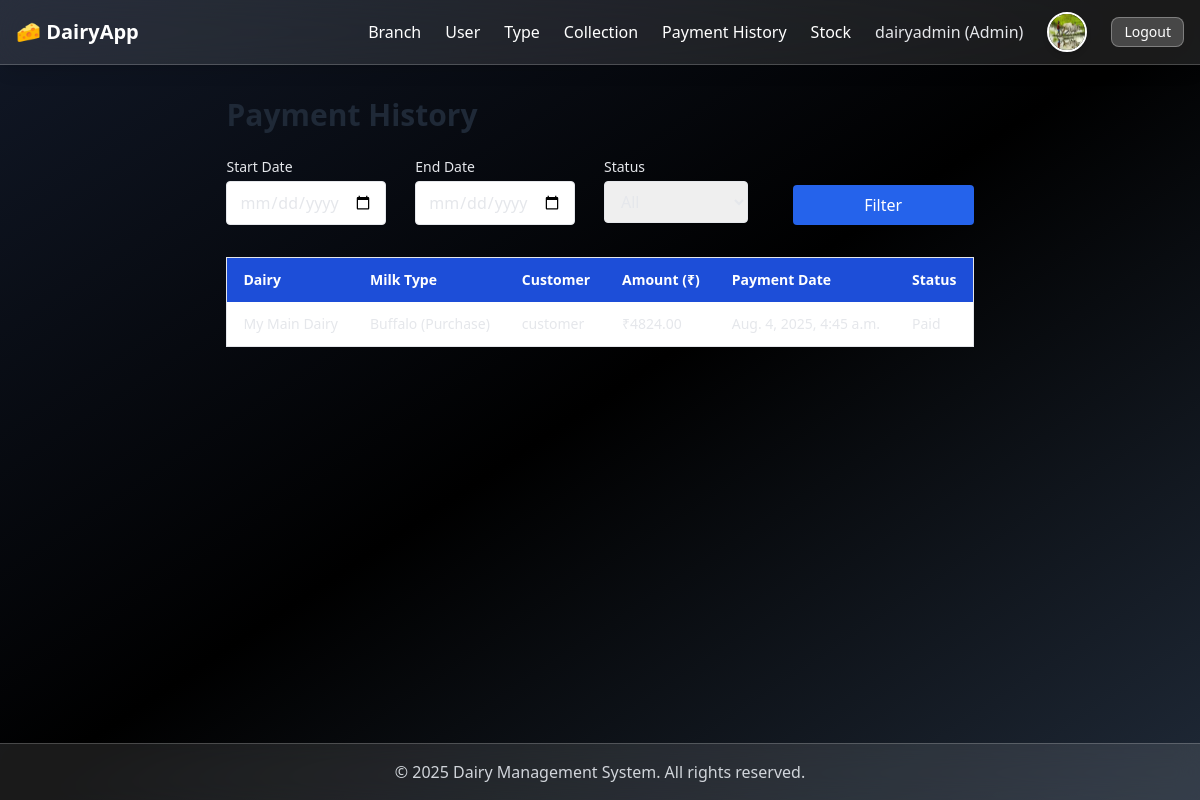
Page /payment-history/ (signed in) on the committed database.
### mainapp/models.py (models this page shows, shortened)
class User(AbstractUser):
    Role = (
        ('SuperAdmin','SuperAdmin'),
        ('Admin','Admin'),
        ('Customer','Customer'),
        ('Manager','Manager'),
    )
    mobile = models.CharField(max_length=12)
    address = models.CharField(max_length=1000,null =True,blank=True)
    role = models.CharField(max_length=12,choices=Role,default='Admin')
    is_active = models.BooleanField(default=True)
    profile_image = models.ImageField(upload_to='profile_images/', null=True, blank=True)
    created_at = models.DateTimeField(auto_now_add=True)

class PaymentHistory(models.Model):
    collection = models.ForeignKey(MilkCollection, on_delete=models.CASCADE, related_name='payment_history')
    payment_date = models.DateTimeField(auto_now_add=True)
    amount = models.DecimalField(max_digits=8, decimal_places=2)
    status = models.CharField(max_length=12, choices=[('Paid', 'Paid'), ('Unpaid', 'Unpaid')], default='Unpaid')

class MilkCollection(models.Model):
    TYPE = (
        ('Sale','Sale'),
        ('Purchase','Purchase'),
    )
    dairy = models.ForeignKey(Dairy, on_delete=models.CASCADE)
    milk_type = models.CharField(max_length=100)
    quantity = models.FloatField()
    type = models.CharField(max_length=12,choices=TYPE,default='Sale')
    collection_date = models.DateField(auto_now_add=True)
    userprofile = models.ForeignKey(DairyUserProfile, on_delete=models.CASCADE,null=True,blank=True)
    is_paid = models.BooleanField(default=False)
    amount = models.DecimalField(max_digits=8, decimal_places=2, null=True, blank=True)
    payment_date = models.DateTimeField(null=True, blank=True)

class Dairy(models.Model):
    TYPE = (
        ('Main','Main'),
        ('Branch','Branch'),
    )
    main_dairy = models.ForeignKey(MainDairy, on_delete=models.CASCADE,related_name='main_dairy',null=True,blank=True)
    user = models.OneToOneField(User, on_delete=models.CASCADE,related_name='dairy')  #Admin or Manager
    role = models.CharField(max_length=12,choices=TYPE,default='Main')
    name = models.CharField(max_length=255)
    is_main = models.BooleanField(default=False)
    created_at = models.DateTimeField(auto_now_add=True)

class DairyUserProfile(models.Model):
    user = models.OneToOneField(User, on_delete=models.CASCADE,related_name='dairy_profile')
    dairy = models.ForeignKey(Dairy, on_delete=models.CASCADE,related_name='dairy_profile')

### mainapp/views.py (the view)
# urls.py: path('payment-history/', views.payment_history, name='payment_history'),
@login_required
def payment_history(request):
    user = request.user
    dairy = getattr(user, 'dairy', getattr(user, 'dairy_profile', None).dairy)
    start_date = request.GET.get('start_date', '')
    end_date = request.GET.get('end_date', '')
    status = request.GET.get('status', '')
    if user.role == 'Admin':
        main_dairy = dairy.main_dairy
        dairies = Dairy.objects.filter(main_dairy=main_dairy)
        payment_history = PaymentHistory.objects.filter(collection__dairy__in = dairies)
    elif user.role == 'Manager':
        dairies = [dairy]
        payment_history = PaymentHistory.objects.filter(collection__dairy = dairy)
    else:
        dairies = [dairy]
        payment_history = PaymentHistory.objects.filter(collection__userprofile=request.user.dairy_profile.id)
    if start_date:
        payment_history = payment_history.filter(payment_date__gte=start_date)
    if end_date:
        payment_history = payment_history.filter(payment_date__lte=end_date)
    if status:
        payment_history = payment_history.filter(status=status)
    return render(request, 'mainapp/payment_history.html', {
        'payment_history': payment_history,
        'start_date': start_date,
        'end_date': end_date,
        'status': status
    })

### dairy/mainapp/templates/mainapp/payment_history.html (shortened to what this page needs)
{% extends 'base.html' %}
{% block content %}
<h2 class="text-3xl font-bold mb-6 text-gray-800">Payment History</h2>
<form method="get" class="grid grid-cols-1 md:grid-cols-4 gap-2 mb-8">
    <div>
        <label class="block text-sm font-medium mb-1">Start Date</label>
        <input type="date" name="start_date" value="{{ start_date }}" class="w-40 border rounded px-3 py-2 shadow-sm">
    </div>
    <div>
        <label class="block text-sm font-medium mb-1">End Date</label>
        <input type="date" name="end_date" value="{{ end_date }}" class="w-40 border rounded px-3 py-2 shadow-sm">
    </div>
    <div>
        <label class="block text-sm font-medium mb-1">Status</label>
        <select name="status" class="w-36 border rounded px-3 py-2 shadow-sm">
            <option value="">All</option>
        </select>
    </div>
    <div class="flex items-end">
        <button type="submit" class="w-full bg-blue-600 text-white px-4 py-2 rounded hover:bg-blue-700 transition">
            Filter
        </button>
    </div>
</form>
<div class="overflow-x-auto">
    <table class="min-w-full border rounded-lg text-sm shadow-sm">
        <thead class="bg-blue-700 text-white">
            <tr>
                <th class="py-3 px-4 text-left">Dairy</th>
                <th class="py-3 px-4 text-left">Milk Type</th>
                <th class="py-3 px-4 text-left">Customer</th>
                <th class="py-3 px-4 text-left">Amount (₹)</th>
                <th class="py-3 px-4 text-left">Payment Date</th>
                <th class="py-3 px-4 text-left">Status</th>
            </tr>
        </thead>
        <tbody class="bg-white">
            {% for payment in payment_history %}
            <tr class="border-b hover:bg-gray-50">
                <td class="py-3 px-4">{{ payment.collection.dairy.name }}</td>
                <td class="py-3 px-4">{{ payment.collection.milk_type }} ({{ payment.collection.type }})</td>
                <td class="py-3 px-4">{{ payment.collection.userprofile.user.username }}</td>
                <td class="py-3 px-4">₹{{ payment.amount }}</td>
                <td class="py-3 px-4">{{ payment.payment_date }}</td>
                <td class="py-3 px-4">{{ payment.status }}</td>
            </tr>
            {% empty %}
            <tr>
                <td colspan="6" class="text-center py-4 text-gray-500">No payments found.</td>
            </tr>
            {% endfor %}
        </tbody>
    </table>
</div>
{% endblock %}

### templates/base.html (shortened to what this page needs)
<!DOCTYPE html>
<html lang="en">
<head>
    <script src="https://cdn.tailwindcss.com"></script>
</head>
<body class="bg-gradient-to-br from-gray-900 via-black to-gray-800 text-gray-200 flex flex-col min-h-screen">
<nav class="bg-white/10 backdrop-blur-xl border-b border-white/20 shadow-lg">
    <div class="max-w-7xl mx-auto px-4">
        <div class="flex justify-between items-center h-16">
            <a href="{% url 'home' %}" class="text-white text-xl font-semibold flex items-center gap-2">
                🧀 DairyApp
            </a>
            <div class="hidden md:flex items-center gap-6">
                {% if request.user.is_authenticated %}
                    {% if request.user.role in 'AdminManager' %}
                        <a href="{% url 'branch_dairy_list' %}" class="nav-link">Branch</a>
                        <a href="{% url 'user_list' %}" class="nav-link">User</a>
                        <a href="{% url 'milk_type_list' %}" class="nav-link">Type</a>
                        <a href="{% url 'milk_collection_list' %}" class="nav-link">Collection</a>
                        <a href="{% url 'payment_history' %}" class="nav-link">Payment History</a>
                        <a href="{% url 'milk_stock' %}" class="nav-link">Stock</a>
                    {% elif request.user.role in 'Customer' %}
                        <a href="{% url 'milk_collection_list' %}" class="nav-link">Collection</a>
                        <a href="{% url 'payment_history' %}" class="nav-link">Payment History</a>
                    {% elif request.user.role in 'SuperAdmin' %}
                        <a href="{% url 'branch_dairy_list' %}" class="nav-link">Branch</a>
                        <a href="{% url 'subscription_plan_list' %}" class="nav-link">Plan</a>
                    {% endif %}
                    <span class="text-gray-200">{{ request.user.first_name }} ({{ request.user.role }})</span>
                    <a href="{% url 'update_profile' %}" class="inline-block">
                        {% if request.user.profile_image %}
                            <img src="{{ request.user.profile_image.url }}" alt="Profile"
                                class="w-10 h-10 rounded-full border-2 border-white shadow-md hover:opacity-80">
                        {% else %}
                            <div class="w-10 h-10 rounded-full bg-white text-blue-700 flex items-center justify-center font-bold">
                                {{ request.user.username|first|upper }}
                            </div>
                        {% endif %}
                    </a>
                    <a href="{% url 'logout' %}" class="bg-white/20 border border-white/30 text-white px-3 py-1 rounded-lg hover:bg-white/30 text-sm">Logout</a>
                {% else %}
                    <a href="{% url 'subscription_plan_list' %}" class="btn-outline">Plan</a>
                    <a href="{% url 'login' %}" class="btn-outline">Login</a>
                    <a href="{% url 'signup' %}" class="btn-outline">Signup</a>
                {% endif %}
            </div>
        </div>
    </div>
</nav>
<main class="max-w-6xl mx-auto mt-8 px-4 flex-grow">
    {% block content %}{% endblock %}
</main>
<footer class="bg-white/10 backdrop-blur-md border-t border-white/20 text-gray-300 text-center p-4 mt-12">
    &copy; 2025 Dairy Management System. All rights reserved.
</footer>
</body>
</html>

### templates/base.html (style rules this page uses)
.nav-link { color: white; text-decoration: none; }

### rows in the picture
User: user.first_name "dairyadmin", user.role "Admin", user.profile_image (picture)
PaymentHistory: collection.dairy.name "My Main Dairy", collection.milk_type "Buffalo", collection.type "Purchase", collection.userprofile.user.username "customer", amount "4824.00", payment_date "Aug. 4, 2025, 4:45 a.m.", status "Paid"
